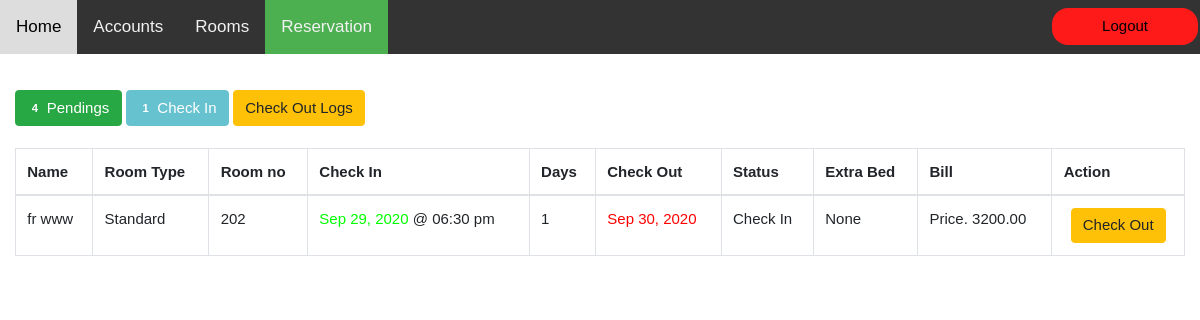
The page /admin/checkin.php (signed in) on the database its author committed.
### tables this page shows
CREATE TABLE `transaction` (
  `transaction_id` int(11) NOT NULL,
  `guest_id` int(11) NOT NULL,
  `room_id` int(11) NOT NULL,
  `room_no` int(5) NOT NULL,
  `extra_bed` int(11) NOT NULL,
  `status` varchar(20) NOT NULL,
  `days` int(2) NOT NULL,
  `checkin` date NOT NULL,
  `checkin_time` time NOT NULL,
  `checkout` date NOT NULL,
  `checkout_time` time NOT NULL,
  `bill` varchar(10) NOT NULL
);

CREATE TABLE `guest` (
  `guest_id` int(11) NOT NULL,
  `firstname` varchar(50) NOT NULL,
  `middlename` varchar(30) NOT NULL,
  `lastname` varchar(40) NOT NULL,
  `address` varchar(50) NOT NULL,
  `contactno` varchar(13) NOT NULL
);

CREATE TABLE `room` (
  `room_id` int(11) NOT NULL,
  `room_type` varchar(50) NOT NULL,
  `price` varchar(11) NOT NULL,
  `photo` varchar(100) NOT NULL
);

### admin/checkin.php (the view, shortened to what this page needs)
<!DOCTYPE html>
<?php require_once "../lib/db/connect.php" ?>
<html lang="en">
<head>
    <?php include 'config.php' ?>
</head>
<body>
    <div class="admin_navbar">
        <a href="home.php">Home</a>
        <a href="account.php">Accounts</a>
        <a href="room.php">Rooms</a>
        <a class="admin_active" href="reserve.php">Reservation</a>
        <button class="outbutton" onclick="location.href='../lib/db/logout.php';"><span>Logout</span></button>
    </div>
    <div class="container-fluid" style="margin-top: 6em;">
        <?php
        $q_p = $conn->query("SELECT COUNT(*) as total FROM `transaction` WHERE `status` = 'Pending'") or die("Connection failed: " . $conn->connect_error);
        $f_p = $q_p->fetch_array();
        $q_ci = $conn->query("SELECT COUNT(*) as total FROM `transaction` WHERE `status` = 'Check In'") or die("Connection failed: " . $conn->connect_error);
        $f_ci = $q_ci->fetch_array();
        ?>
        <a class="btn btn-success" href="reserve.php"><span class="badge"><?php echo $f_p['total'] ?></span> Pendings</a>
        <a class="btn btn-info disabled"><span class="badge"><?php echo $f_ci['total'] ?></span> Check In</a>
        <a class="btn btn-warning" href="checkout.php"> Check Out Logs</a>
        <br />
        <br />
        <table id="table" class="table table-bordered">
            <thead>
                <tr>
                    <th>Name</th>
                    <th>Room Type</th>
                    <th>Room no</th>
                    <th>Check In</th>
                    <th>Days</th>
                    <th>Check Out</th>
                    <th>Status</th>
                    <th>Extra Bed</th>
                    <th>Bill</th>
                    <th>Action</th>
                </tr>
            </thead>
            <tbody>
                <?php
                $query = $conn->query("SELECT * FROM `transaction` NATURAL JOIN `guest` NATURAL JOIN `room` WHERE `status` = 'Check In'") or die("Connection failed: " . $conn->connect_error);
                while ($fetch = $query->fetch_array()) {
                ?>
                    <tr>
                        <td><?php echo $fetch['firstname'] . " " . $fetch['lastname'] ?></td>
                        <td><?php echo $fetch['room_type'] ?></td>
                        <td><?php echo $fetch['room_no'] ?></td>
                        <td><?php echo "<label style = 'color:#00ff00;'>" . date("M d, Y", strtotime($fetch['checkin'])) . "</label>" . " @ " . "<label>" . date("h:i a", strtotime($fetch['checkin_time'])) . "</label>" ?></td>
                        <td><?php echo $fetch['days'] ?></td>
                        <td><?php echo "<label style = 'color:#ff0000;'>" . date("M d, Y", strtotime($fetch['checkin'] . "+" . $fetch['days'] . "DAYS")) . "</label>" ?></td>
                        <td><?php echo $fetch['status'] ?></td>
                        <td><?php if ($fetch['extra_bed'] == "0") {
                                echo "None";
                            } else {
                                echo $fetch['extra_bed'];
                            } ?></td>
                        <td><?php echo "Price. " . $fetch['bill'] . ".00" ?></td>
                        <td>
                            <center><a class="btn btn-warning" href="..\lib\db\chackout_sql.php?transaction_id=<?php echo $fetch['transaction_id'] ?>" onclick="confirmationCheckin(); return false;">Check Out</a></center>
                        </td>
                    </tr>
                <?php
                }
                ?>
            </tbody>
        </table>
    </div>
</body>
</html>

### rows shown on the page
transaction: guest.firstname "fr", guest.lastname "www", room.room_type "Standard", room_no "202", checkin "Sep 29, 2020", checkin_time "06:30 pm", days "1", checkin+days "Sep 30, 2020", status "Check In", extra_bed "None", bill "3200"

### other values the page prints
$f_p['total'] "4"
$f_ci['total'] "1"
